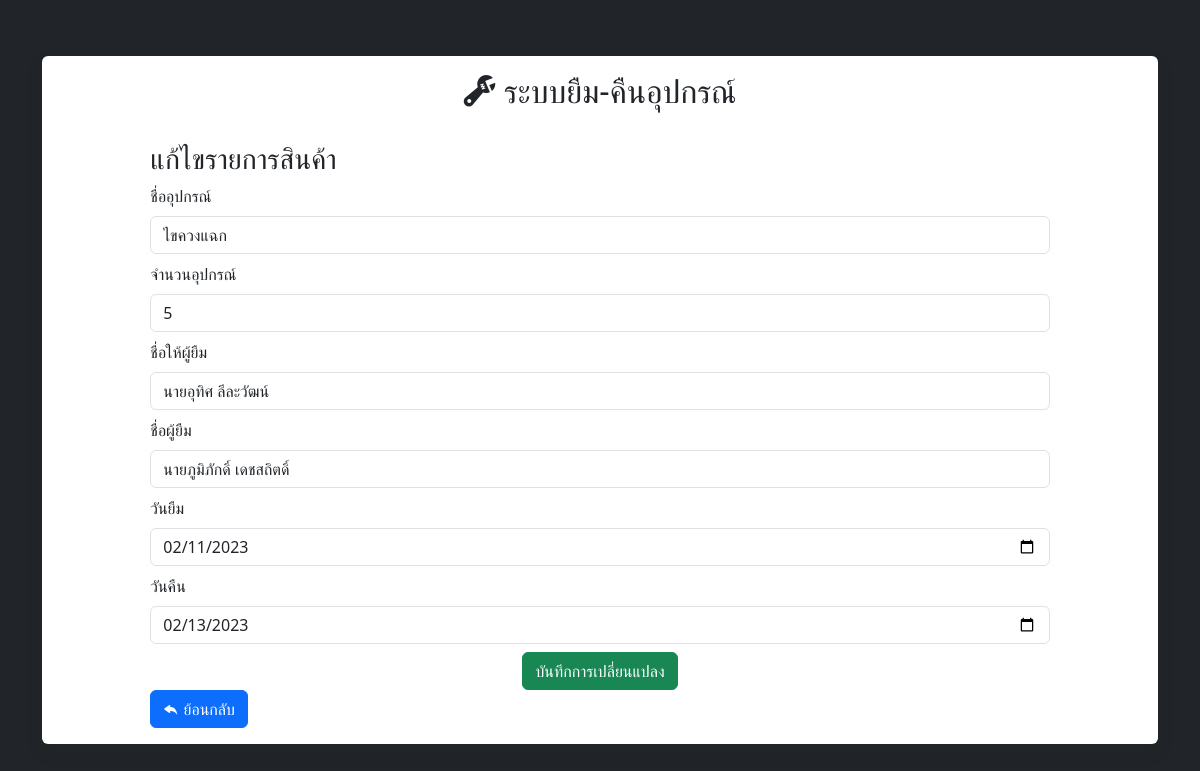
/form-update.php?id=3, run on the app's committed database.
### tables this page shows
CREATE TABLE `equipment_borrowing` (
  `id` int(11) NOT NULL,
  `equipment` varchar(225) NOT NULL,
  `amount` int(11) NOT NULL,
  `borrower` varchar(225) NOT NULL,
  `name` varchar(255) NOT NULL,
  `created_at` date NOT NULL,
  `updated_at` date NOT NULL
);

### form-update.php (the view, shortened to what this page needs)
<?php
    require_once('php/connect.php');
    $sql = "SELECT * FROM equipment_borrowing WHERE id = '". $conn->real_escape_string($_GET['id'])."' ";
    $result = $conn->query($sql);
    $row = $result->fetch_assoc();
?>
<!DOCTYPE html>
<html lang="en">
<head>
    <link rel="stylesheet" href="bootstrap/css/bootstrap.min.css">
    <link rel="stylesheet" href="https://cdn.jsdelivr.net/npm/bootstrap-icons@1.10.3/font/bootstrap-icons.css">
</head>
<body>
    <div class="flex-container bg-dark">
        <div class="container">
            <div class="shadow rounded p-3 bg-body">
                <div class="row justify-content-center">
                    <div class="col-md-10">
                        <h2 class="pb-4 text-center"><i class="bi bi-wrench-adjustable"></i> ระบบยืม-คืนอุปกรณ์</h2>
                        <h3>แก้ไขรายการสินค้า</h3>
                        <form class="row gy-2" action="php/update.php" method="POST">
                        <div class="col-md-12">
                                <label for="equipment" class="form-label">ชื่ออุปกรณ์</label>
                                <select name="equipment" id="equipment" class="form-control">
                                <?php
                                    $sql1 = "SELECT equipment_name FROM equipment_list";
                                    $result1 = mysqli_query($conn, $sql1);
                                    while ($row1 = mysqli_fetch_array($result1)) {
                                ?>
                                        <option value="<?php echo $row1['equipment_name']; ?>"><?php echo $row1['equipment_name']; ?> </option>
                                    <?php
                                    }
                                    ?>
                                </select>
                            </div>
                            <div class="col-md-12">
                                <label for="amount" class="form-label">จำนวนอุปกรณ์</label>
                                <input type="number" class="form-control " id="amount" name="amount"
                                    placeholder="จำนวนอุปกรณ์" value="<?php echo $row['amount'] ?>" required>
                            </div>
                            <div class="col-md-12">
                                <label for="borrower" class="form-label">ชื่อให้ผู้ยืม</label>
                                <input type="text" class="form-control" id="borrower" name="borrower"
                                placeholder="ชื่อผู้ให้ยืม" value="<?php echo $row['borrower'] ?>" required>
                            </div>
                            <div class="col-md-12">
                                <label for="name" class="form-label">ชื่อผู้ยืม</label>
                                <input type="text" class="form-control" id="name" name="name"
                                placeholder="ชื่อผู้ยืม" value="<?php echo $row['name'] ?>" required>
                            </div>
                            <div class="col-md-12">
                                <label for="created_at" class="form-label">วันยืม</label>
                                <input type="date" class="form-control" id="created_at" name="created_at"
                                    placeholder="เวลายืม" value="<?php echo $row['created_at'] ?>" required>
                            </div>
                            <div class="col-md-12">
                                <label for="updated_at" class="form-label">วันคืน</label>
                                <input type="date" class="form-control" id="updated_at" name="updated_at"
                                    placeholder="เวลาคืน" value="<?php echo $row['updated_at'] ?>" required>
                            </div>
                            <div class="col-12">
                                <button type="submit" name="submit"
                                    class="btn btn-success d-block mx-auto">บันทึกการเปลี่ยนแปลง</button>
                            </div>
                        </form>
                        <a href="./" class="btn btn-primary"><i class="bi bi-reply-fill"></i> ย้อนกลับ</a>
                    </div>
                </div>
            </div>
        </div>
    </div>
</body>
</html>

### form-update.php (style rules this page uses)
.flex-container { display: flex; align-items: center; justify-content: center; min-height: 100vh; }

### data on the page
equipment_borrowing: amount "5", borrower "นายอุทิศ ลีละวัฒน์", name "นายภูมิภักดิ์ เดชสถิตดิ์", created_at "02/11/2023", updated_at "02/13/2023"

### other printed values
form field equipment "ไขควงแฉก"
